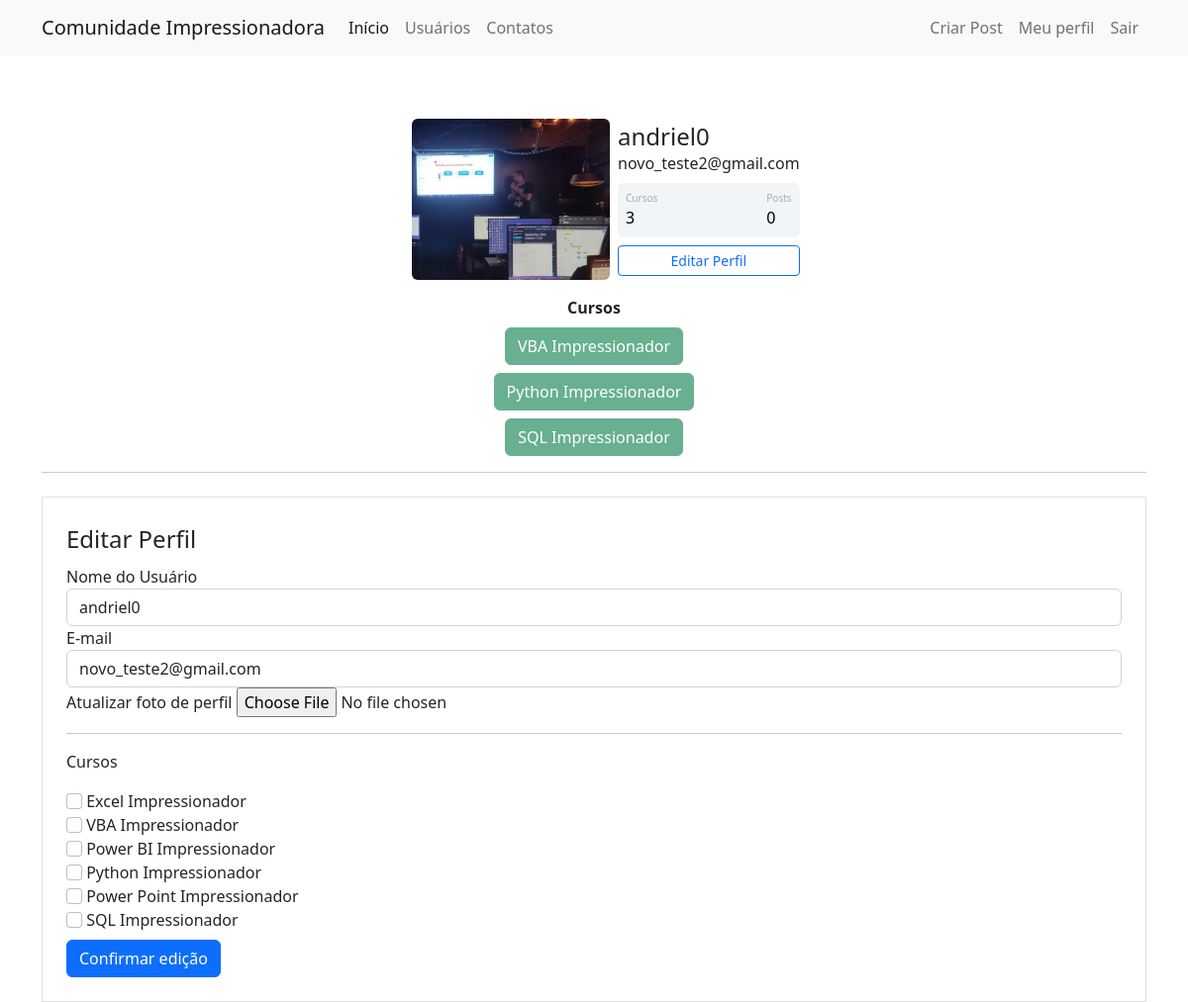
Screenshot of /perfil/editar (signed in) with the database file from the repository.
### comunidadeimpressionadora/models.py (models this page shows)
class Usuario(database.Model, UserMixin):
    id = database.Column(database.Integer, primary_key=True)
    username = database.Column(database.String, nullable=False)
    email = database.Column(database.String, unique=True, nullable=False)
    senha = database.Column(database.String, nullable=False)
    foto_perfil = database.Column(database.String, default='default.jpg', nullable=False)
    posts = database.relationship('Post', backref='autor', lazy=True)
    cursos = database.Column(database.String, default='Não informado', nullable=False)

### comunidadeimpressionadora/routes.py (the view)
@app.route("/perfil/editar", methods=['GET', 'POST'])
@login_required
def editar_perfil():
    form = FormEditarPerfil()
    if form.validate_on_submit():
        current_user.email = form.email.data
        current_user.username = form.username.data
        if form.foto_perfil.data:
            imagem = salvar_imagem(form.foto_perfil.data)
            current_user.foto_perfil = imagem
        current_user.cursos = atualizar_cursos(form)
        database.session.commit()
        flash(f'Perfil atualizado com sucesso', 'alert-success')
        return redirect(url_for('perfil'))
    elif request.method == 'GET':
        form.email.data = current_user.email
        form.username.data = current_user.username
    foto_perfil = url_for('static', filename='fotos_perfil/{}'.format(current_user.foto_perfil))
    return render_template('editar_perfil.html', foto_perfil=foto_perfil, form=form)

### comunidadeimpressionadora/forms.py (shortened to what this page needs)
class FormEditarPerfil(FlaskForm):
    username = StringField('Nome do Usuário', validators=[DataRequired(), Length(5, 20)])
    email = StringField('E-mail', validators=[DataRequired(), Email()])
    foto_perfil = FileField('Atualizar foto de perfil', validators=[FileAllowed(['jpg', 'png', 'jpeg'])])
    curso_excel = BooleanField("Excel Impressionador")
    curso_vba = BooleanField("VBA Impressionador")
    curso_powerbi = BooleanField("Power BI Impressionador")
    curso_python = BooleanField("Python Impressionador")
    curso_ppt = BooleanField("Power Point Impressionador")
    curso_sql = BooleanField("SQL Impressionador")
    btn_submit_editar = SubmitField('Confirmar edição')

### comunidadeimpressionadora/models.py (called while the page is built)
@login_manager.user_loader
def load_usuario(id_usuario):
    return Usuario.query.get(int(id_usuario))

### comunidadeimpressionadora/templates/editar_perfil.html (shortened to what this page needs)
{% extends 'perfil.html' %}
{% block form_editar_perfil %}
    <div class="container">
        <hr>
        <div class="row">
            <div class="col">
                <form method="POST" action="" class="border p-4 mt-2" enctype="multipart/form-data">
                    <legend>Editar Perfil</legend>
                    <fieldset>
                        <div class="form-group">
                            {{ form.username.label(class="form-control-label") }}
                            {% if form.username.errors %}
                                {{ form.username(class="form-control is-invalid") }}
                            <div class="invalid-feedback">
                                {% for erro in form.username.errors %}
                                    {{ erro }}
                                {% endfor %}
                            </div>
                            {% else %}
                                {{ form.username(class="form-control") }}
                            {% endif %}
                        </div>
                        <div class="form-group">
                            {{ form.email.label(class="form-control-label") }}
                            {% if form.email.errors %}
                                {{ form.email(class="form-control is-invalid") }}
                            <div class="invalid-feedback">
                                {% for erro in form.email.errors %}
                                    {{ erro }}
                                {% endfor %}
                            </div>
                            {% else %}
                                {{ form.email(class="form-control") }}
                            {% endif %}
                        </div>
                        <div class="form-group">
                            {{ form.foto_perfil.label }}
                            {{ form.foto_perfil(class="form-control-file") }}
                        </div>
                        <hr>
                        <p>Cursos</p>
                            {% for botao in form %}
                                {% if 'curso_' in botao.name %}
                                    <div class="form-group">
                                        {{ botao(class="form-check-input") }}
                                        {{ botao.label(class="form-check-label") }}
                                    </div>
                                {% endif %}
                            {% endfor %}
                    </fieldset>
                    {{ form.btn_submit_editar(class="btn btn-primary mt-2") }}
                </form>
            </div>
        </div>
    </div>
{% endblock %}

### comunidadeimpressionadora/templates/perfil.html
{% extends 'base.html' %}
{% block body %}
        <div class="container mt-5 d-flex justify-content-center">
            <div class="card p-3">
                <div class="d-flex align-items-center">
                    <div class="image pe-2">
                        <img src="{{ foto_perfil }}" class="rounded" width="200" >
                    </div>
                <div class="ml-3 w-100">
                   <h4 class="mb-0 mt-0">{{ current_user.username }}</h4>
                   <span>{{ current_user.email }}</span>
                   <div class="p-2 mt-2 bg-primary d-flex justify-content-between rounded text-white stats">
                        <div class="d-flex flex-column">
                            <span class="articles">Cursos</span>
                            {% if 'Não informado' in current_user.cursos or 'press' not in current_user.cursos %}
                                <span class="number1">0</span>
                            {% else %}
                                <span class="number1">{{ current_user.cursos.count(';') + 1 }}</span>
                            {% endif %}
                        </div>
                        <div class="d-flex flex-column">
                            <span class="rating">Posts</span>
                            <span class="number3">0</span>
                        </div>
                   </div>
                   <div class="button mt-2 d-flex flex-row align-items-center">
                        <a class="w-100" href="{{ url_for ('editar_perfil') }}"><button class="btn btn-sm btn-outline-primary w-100">Editar Perfil</button></a>
                   </div>
                </div>
                </div>
            </div>
         </div>
<div class="row justify-content-center">
    <div class="col col-4" style="text-align: center">
        <strong>Cursos</strong><br>
        {% if 'press' in current_user.cursos %}
            {% for curso in current_user.cursos.split(';') %}
                <button type="button" class="btn btn-success disabled mt-2">{{ curso }}</button>
            {% endfor %}
        {% endif %}
    </div>
</div>
{% block form_editar_perfil %}
{% endblock %}
{% endblock %}

### comunidadeimpressionadora/static/main.css (style rules this page uses)
.card { width: 400px; border: none; border-radius: 10px; background-color: #fff; }
.stats { background: #f2f5f8 !important; color: #000 !important; }
.articles { font-size:10px; color: #a1aab9; }
.number1 { font-weight:500; }
.rating { font-size:10px; color: #a1aab9; }
.number3 { font-weight:500; }

### rows the page displays
Usuario: username "andriel0", email "novo_teste2@gmail.com", cursos "3"

### other values shown
{{ curso }} "VBA Impressionador" "Python Impressionador" "SQL Impressionador"
{{ botao.label(class="form-check-label") }} "Excel Impressionador" "VBA Impressionador" "Power BI Impressionador" "Python Impressionador" "Power Point Impressionador" "SQL Impressionador"
